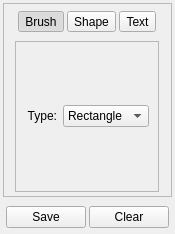
<?xml version="1.0" encoding="UTF-8"?>
<ui version="4.0">
 <class>AnnotateDock</class>
 <widget class="QDockWidget" name="AnnotateDock">
  <property name="geometry">
   <rect>
    <x>0</x>
    <y>0</y>
    <width>165</width>
    <height>234</height>
   </rect>
  </property>
  <property name="features">
   <set>QDockWidget::NoDockWidgetFeatures</set>
  </property>
  <property name="windowTitle">
   <string>Annotate</string>
  </property>
  <widget class="QWidget" name="dockWidgetContents">
   <layout class="QGridLayout" name="gridLayout_3">
    <property name="leftMargin">
     <number>3</number>
    </property>
    <property name="topMargin">
     <number>3</number>
    </property>
    <property name="rightMargin">
     <number>3</number>
    </property>
    <property name="bottomMargin">
     <number>3</number>
    </property>
    <item row="1" column="0">
     <layout class="QHBoxLayout" name="horizontalLayout_4">
      <property name="spacing">
       <number>3</number>
      </property>
      <property name="leftMargin">
       <number>3</number>
      </property>
      <property name="topMargin">
       <number>3</number>
      </property>
      <property name="rightMargin">
       <number>3</number>
      </property>
      <property name="bottomMargin">
       <number>3</number>
      </property>
      <item>
       <widget class="QPushButton" name="saveButton">
        <property name="text">
         <string>Save</string>
        </property>
       </widget>
      </item>
      <item>
       <widget class="QPushButton" name="clearButton">
        <property name="text">
         <string>Clear</string>
        </property>
       </widget>
      </item>
     </layout>
    </item>
    <item row="0" column="0">
     <widget class="QScrollArea" name="scrollArea">
      <property name="widgetResizable">
       <bool>true</bool>
      </property>
      <property name="alignment">
       <set>Qt::AlignLeading|Qt::AlignLeft|Qt::AlignTop</set>
      </property>
      <widget class="QWidget" name="scrollAreaWidgetContents">
       <property name="geometry">
        <rect>
         <x>0</x>
         <y>0</y>
         <width>157</width>
         <height>169</height>
        </rect>
       </property>
       <layout class="QGridLayout" name="gridLayout_4">
        <property name="leftMargin">
         <number>4</number>
        </property>
        <property name="topMargin">
         <number>4</number>
        </property>
        <property name="rightMargin">
         <number>4</number>
        </property>
        <property name="bottomMargin">
         <number>4</number>
        </property>
        <item row="0" column="0">
         <layout class="QHBoxLayout" name="horizontalLayout_2">
          <property name="spacing">
           <number>3</number>
          </property>
          <property name="leftMargin">
           <number>3</number>
          </property>
          <property name="topMargin">
           <number>3</number>
          </property>
          <property name="rightMargin">
           <number>3</number>
          </property>
          <property name="bottomMargin">
           <number>3</number>
          </property>
          <item>
           <widget class="QToolButton" name="brushToolButton">
            <property name="styleSheet">
             <string notr="true"/>
            </property>
            <property name="text">
             <string>Brush</string>
            </property>
            <property name="icon">
             <iconset resource="../resources.qrc">
              <normaloff>:/resources/brush_tool.svg</normaloff>:/resources/brush_tool.svg</iconset>
            </property>
            <property name="iconSize">
             <size>
              <width>32</width>
              <height>32</height>
             </size>
            </property>
            <property name="checkable">
             <bool>true</bool>
            </property>
            <property name="checked">
             <bool>true</bool>
            </property>
            <property name="toolButtonStyle">
             <enum>Qt::ToolButtonTextUnderIcon</enum>
            </property>
            <property name="arrowType">
             <enum>Qt::NoArrow</enum>
            </property>
           </widget>
          </item>
          <item>
           <widget class="QToolButton" name="shapeToolButton">
            <property name="text">
             <string>Shape</string>
            </property>
            <property name="icon">
             <iconset resource="../resources.qrc">
              <normaloff>:/resources/shape_tool.svg</normaloff>:/resources/shape_tool.svg</iconset>
            </property>
            <property name="iconSize">
             <size>
              <width>32</width>
              <height>32</height>
             </size>
            </property>
            <property name="checkable">
             <bool>true</bool>
            </property>
            <property name="toolButtonStyle">
             <enum>Qt::ToolButtonTextUnderIcon</enum>
            </property>
           </widget>
          </item>
          <item>
           <widget class="QToolButton" name="textToolButton">
            <property name="text">
             <string>Text</string>
            </property>
            <property name="icon">
             <iconset resource="../resources.qrc">
              <normaloff>:/resources/text_tool.svg</normaloff>:/resources/text_tool.svg</iconset>
            </property>
            <property name="iconSize">
             <size>
              <width>32</width>
              <height>32</height>
             </size>
            </property>
            <property name="checkable">
             <bool>true</bool>
            </property>
            <property name="toolButtonStyle">
             <enum>Qt::ToolButtonTextUnderIcon</enum>
            </property>
           </widget>
          </item>
         </layout>
        </item>
        <item row="1" column="0">
         <widget class="QFrame" name="shapeFrame">
          <property name="frameShape">
           <enum>QFrame::StyledPanel</enum>
          </property>
          <property name="frameShadow">
           <enum>QFrame::Raised</enum>
          </property>
          <layout class="QGridLayout" name="gridLayout_2">
           <item row="0" column="1">
            <widget class="QComboBox" name="shapeTypeCombobox">
             <property name="frame">
              <bool>true</bool>
             </property>
             <item>
              <property name="text">
               <string>Rectangle</string>
              </property>
             </item>
             <item>
              <property name="text">
               <string>Line</string>
              </property>
             </item>
             <item>
              <property name="text">
               <string>Ellipse</string>
              </property>
             </item>
             <item>
              <property name="text">
               <string>Circle</string>
              </property>
             </item>
            </widget>
           </item>
           <item row="0" column="0">
            <widget class="QLabel" name="shapeTypeLabel">
             <property name="text">
              <string>Type:</string>
             </property>
             <property name="alignment">
              <set>Qt::AlignRight|Qt::AlignTrailing|Qt::AlignVCenter</set>
             </property>
            </widget>
           </item>
          </layout>
         </widget>
        </item>
       </layout>
      </widget>
     </widget>
    </item>
   </layout>
  </widget>
 </widget>
 <resources>
  <include location="../resources.qrc"/>
 </resources>
 <connections/>
</ui>
